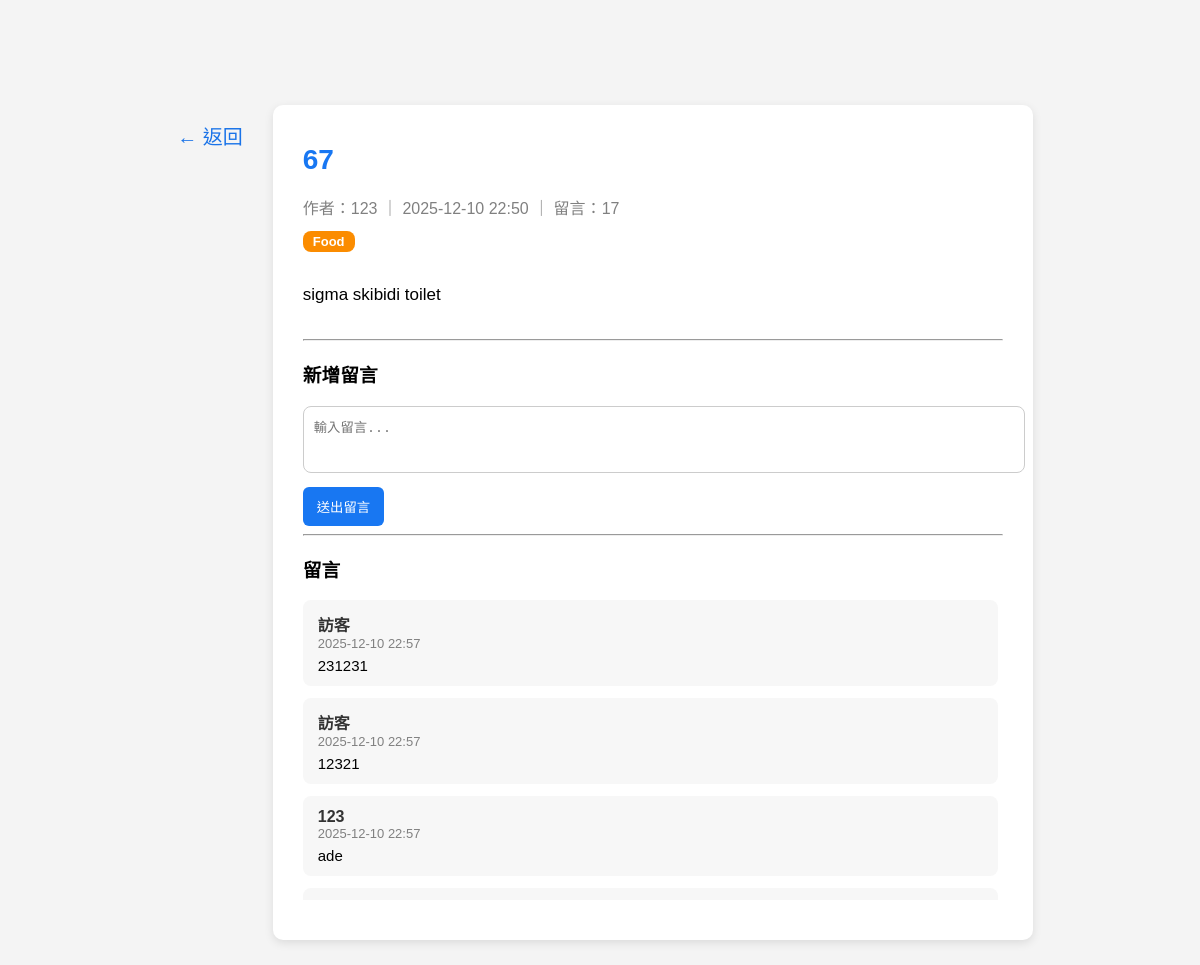
The app's page /posts/52 with its own data.
### models/post.py (models this page shows)
class Post(db.Model):
    id = db.Column(db.Integer, primary_key=True)
    title = db.Column(db.String(120), nullable=False)
    content = db.Column(db.Text, nullable=False)
    tag = db.Column(db.String(50), nullable=True)
    created_at = db.Column(db.DateTime, default=datetime.utcnow)
    user_id = db.Column(db.Integer, db.ForeignKey("user.id"), nullable=False)
    user = db.relationship("User", backref="posts")
    comments = db.relationship("Comment", backref="post", cascade="all, delete")

### models/user.py (models this page shows, shortened)
class User(db.Model, UserMixin):
    id = db.Column(db.Integer, primary_key=True)
    username = db.Column(db.String(50), unique=True, nullable=False)
    password = db.Column(db.String(255), nullable=False)

### models/comment.py (models this page shows)
class Comment(db.Model):
    id = db.Column(db.Integer, primary_key=True)
    content = db.Column(db.Text, nullable=False)
    author = db.Column(db.String(50), nullable=False)
    created_at = db.Column(db.DateTime, default=datetime.utcnow)
    post_id = db.Column(db.Integer, db.ForeignKey("post.id"), nullable=False)

### routes/posts.py (the view, shortened to what this page needs)
@posts_bp.route("/posts/<int:post_id>", methods=["GET", "POST"])
def view_post(post_id):
    post = Post.query.get_or_404(post_id)
    return render_template("post_view.html", post=post)

### templates/post_view.html (shortened to what this page needs)
<!DOCTYPE html>
<html lang="zh-Hant">
<head>
    <link rel="stylesheet" href="/static/style.css">
</head>
<body>
<div class="post-wrapper">
    <a href="/home" class="back-side-btn">← 返回</a>
    <div class="post-card">
        <h1 class="post-title">{{ post.title }}</h1>
        <p class="post-meta">
            作者：{{ post.user.username }} ｜ {{ post.created_at.strftime("%Y-%m-%d %H:%M") }}
            ｜ 留言：{{ post.comments|length }}
        </p>
        {% if post.tag %}
        <span class="tag-badge tag-{{ post.tag }}">{{ post.tag }}</span>
        {% endif %}
        <p class="post-content">
            {{ post.content | safe }}
        </p>
    <hr>
    <h3>新增留言</h3>
    <form method="POST">
        <textarea name="content" rows="3" placeholder="輸入留言..." required></textarea>
        <button type="submit">送出留言</button>
    </form>
    <hr>
    <h3>留言</h3>
    <div class="comment-container">
        {% if post.comments %}
            {% for c in post.comments %}
                <div class="comment-box">
                    <div class="comment-author">{{ c.author }}</div>
                    <div class="comment-time">{{ c.created_at.strftime("%Y-%m-%d %H:%M") }}</div>
                    <div class="comment-content">{{ c.content }}</div>
                </div>
            {% endfor %}
        {% else %}
            <p style="color:gray;">目前沒有留言。</p>
        {% endif %}
    </div>
</div>
</body>
</html>

### static/style.css (style rules this page uses)
body { margin: 0; font-family: "Microsoft JhengHei", sans-serif; background: #f4f4f4; padding-top: 65px; }
.post-card { width: 100%; background: white; padding: 20px 30px; border-radius: 10px; box-shadow: 0 3px 10px rgba(0,0,0,0.1); margin-bottom: 25px; }
.tag-badge { display: inline-block; padding: 4px 10px; border-radius: 10px; font-size: 13px; font-weight: bold; margin-bottom: 10px; margin-right: 6px; color: white !important; }
.tag-Food { background: #fb8c00 !important; }
.comment-container { max-height: 300px; overflow-y: auto; padding-right: 5px; margin-bottom: 20px; }
.comment-box { background: #f7f7f7; padding: 12px 15px; border-radius: 8px; margin-bottom: 12px; }
.comment-author { font-weight: bold; color: #333; }
.comment-time { color: gray; font-size: 13px; }
.comment-content { margin-top: 6px; font-size: 15px; }

### templates/post_view.html (style rules this page uses)
.post-wrapper { display: flex; justify-content: center; gap: 20px; margin-top: 40px; }
.back-side-btn { font-size: 20px; color: #1a73e8; text-decoration: none; padding: 6px 10px; border-radius: 6px; height: fit-content; margin-top: 10px; transition: background 0.2s; }
.post-card { width: 700px; background: white; padding: 20px 30px; border-radius: 10px; box-shadow: 0 3px 10px rgba(0,0,0,0.1); }
.post-title { font-size: 28px; color: #1877f2; }
.post-meta { color: gray; margin-bottom: 12px; }
.tag-badge { display: inline-block; background: #e3f2fd; color: #1565c0; padding: 3px 10px; border-radius: 8px; font-size: 13px; margin-bottom: 12px; }
.post-content { font-size: 17px; line-height: 1.7; margin-bottom: 30px; }
.comment-box { background: #f7f7f7; padding: 12px 15px; border-radius: 8px; margin-bottom: 12px; }
.comment-author { font-weight: bold; color: #333; }
.comment-time { color: gray; font-size: 13px; }
.comment-content { margin-top: 6px; font-size: 15px; }
textarea { width: 100%; padding: 10px; border-radius: 8px; border: 1px solid #ccc; resize: none; }
button { margin-top: 10px; padding: 10px 14px; background: #1877f2; color: white; border: none; border-radius: 6px; cursor: pointer; }

### records on screen
Post: title "67", created_at "2025-12-10 22:50", tag "Food", content "sigma skibidi toilet"
User: user.username "123"
Comment: author "訪客", created_at "2025-12-10 22:57", content "231231"
Comment: author "訪客", created_at "2025-12-10 22:57", content "12321"
Comment: author "123", created_at "2025-12-10 22:57", content "ade"

### other values on screen
{{ post.comments|length }} "17"
